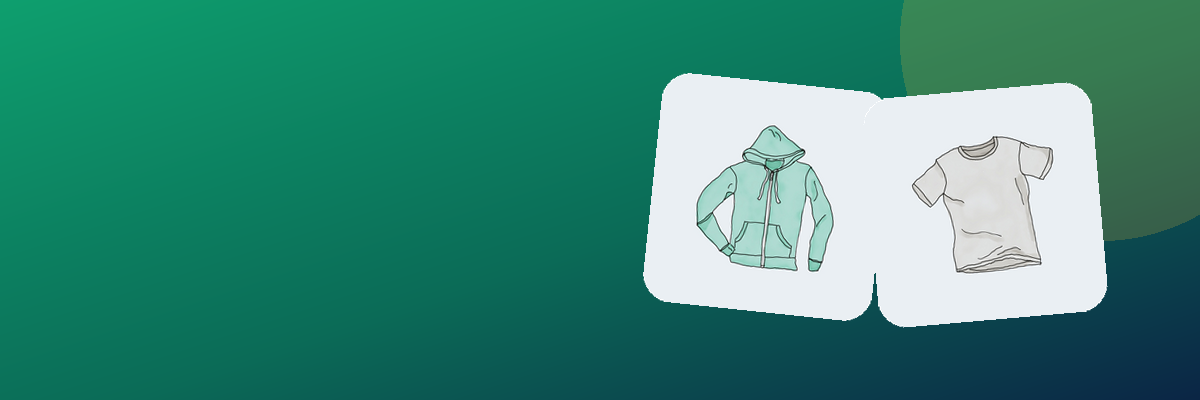
#> input picture scripts/medias/banniere_aicha.png, 1200 x 400 px, given in place of emoji_u1f3a7.png, which was not available
$ python medias_vendeurs.py
#> lines starting #> are read from the running program, lines starting #| are printed output that depends on the picture; after the words box and inside, x2 and y2 are one past the last pixel; in counts of white or black regions, pixels touching at a corner belong together
# Logos et bannières des boutiques de démonstration, images des catégories, dans le style de la charte BAYAM.
# Usage (depuis plateforme-locale) : python scripts/medias_vendeurs.py   puis installer.sh les importe (étape 4 quinquies).
# Émojis Noto et photos produits : bayam-project/bayam/charte/ (licences dans ce dossier).
import math
import pathlib

from PIL import Image, ImageDraw

ICI = pathlib.Path(__file__).resolve().parent
CHARTE = ICI.parents[1] / 'bayam-project' / 'bayam' / 'charte'
SORTIE = ICI / 'medias'
EMERAUDE, NUIT, SOLEIL, MENTHE = (14, 159, 110), (11, 37, 69), (255, 194, 51), (230, 247, 240)

# identifiant, nom, fond du logo, émoji du logo, visuels de la bannière (photo ou émoji)
BOUTIQUES = [
    ('aicha', 'Mode Aïcha', EMERAUDE, '1f457', ['hoodie-with-zipper-2.jpg', 'tshirt-2.jpg']),
    ('akwa', 'Accessoires Akwa', SOLEIL, '1f9e2', ['cap-2.jpg', 'sunglasses-2.jpg']),
    ('bonamoussadi', 'Musique Bonamoussadi', MENTHE, '1f3b5', ['emoji_u1f3b5.png', 'emoji_u1f5bc.png']),
]


def degrade(l, h):
    """Dégradé diagonal émeraude, vert profond puis nuit, comme les bannières de l'application."""
    etapes = [(0.0, EMERAUDE), (0.55, (11, 107, 87)), (1.0, NUIT)]
    img = Image.new('RGB', (l, h))
    px = img.load()
    for x in range(l):
        for y in range(h):
            t = (x / l + y / h) / 2
            for (t0, c0), (t1, c1) in zip(etapes, etapes[1:]):
                if t <= t1:
                    k = (t - t0) / (t1 - t0)
                    px[x, y] = tuple(round(a + (b - a) * k) for a, b in zip(c0, c1))
                    break
    return img


def emoji(code, taille):
#> called with code = '1f3a7', taille = 470
    return Image.open(CHARTE / 'sources' / f'emoji_u{code}.png').convert('RGBA').resize((taille, taille), Image.LANCZOS)
#> call 2 of emoji, with code = '1f3b6', taille = 430
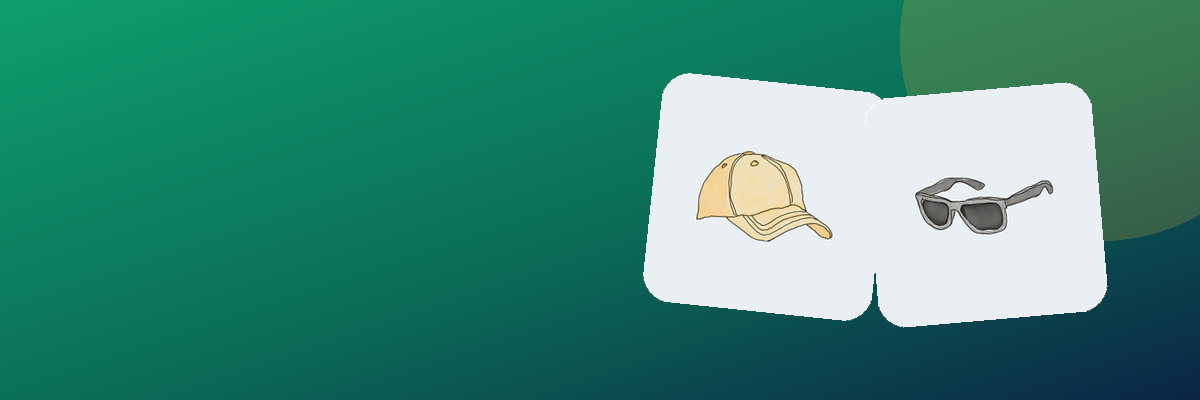
#> input picture scripts/medias/banniere_akwa.png, 1200 x 400 px, given in place of emoji_u1f3b6.png, which was not available
#> in emoji (call 2), `return Image.open(CHARTE / 'sources' / f'emoji_u{code}.png').convert('..`:
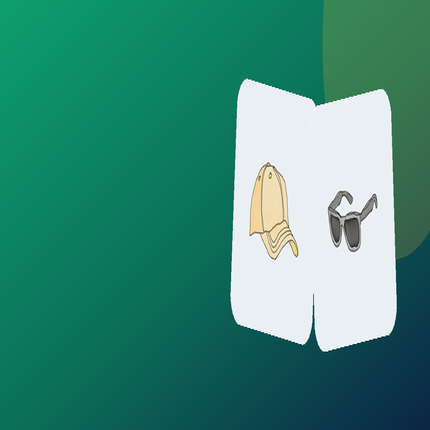
#> returned value: PIL image 430x430 RGBA; mean R, G, B, A 61.6, 138.4, 120, 255


def vignette(source, cote=230, angle=0):
    """Carte blanche arrondie portant une photo produit (ou un émoji sur fond menthe), légèrement inclinée."""
    carte = Image.new('RGBA', (cote, cote), (0, 0, 0, 0))
    masque = Image.new('L', (cote, cote), 0)
    ImageDraw.Draw(masque).rounded_rectangle((0, 0, cote - 1, cote - 1), radius=28, fill=255)
    if source.startswith('emoji_'):
        fond = Image.new('RGBA', (cote, cote), MENTHE + (255,))
        e = emoji(source[len('emoji_u'):-len('.png')], int(cote * 0.62))
        fond.alpha_composite(e, ((cote - e.width) // 2, (cote - e.height) // 2))
    else:
        fond = Image.open(CHARTE / 'sources' / source).convert('RGBA').resize((cote, cote), Image.LANCZOS)
    carte.paste(fond, (0, 0), masque)
    return carte.rotate(angle, resample=Image.BICUBIC, expand=True)


def logo(fond, code):
    img = Image.new('RGB', (400, 400), fond)
    e = emoji(code, 230)
    img.paste(e, (85, 85), e)
    return img


def banniere(visuels):
    """Bannière sans texte : l'application affiche déjà le nom et le logo de la boutique par-dessus et en dessous."""
    img = degrade(1200, 400).convert('RGBA')
    halo = Image.new('RGBA', img.size, (0, 0, 0, 0))
    ImageDraw.Draw(halo).ellipse((900, -160, 1300, 240), fill=SOLEIL + (46,))  # halo soleil, comme sur l'accueil
    img.alpha_composite(halo)
    for i, (source, angle, x, y) in enumerate(zip(visuels, (-6, 5), (640, 860), (70, 110))):
        v = vignette(source, angle=angle)
        img.alpha_composite(v, (x, y - 30 * i))
    return img.convert('RGB')


def images_categories():
    """Pictogrammes des catégories (ceux de l'accueil de l'application), posés sur un carré menthe pour le site et les vignettes."""
    for source in sorted((CHARTE / 'visuels' / 'app').glob('categorie_*.png')):
        fond = Image.new('RGBA', (400, 400), MENTHE + (255,))
        picto = Image.open(source).convert('RGBA').resize((240, 240), Image.LANCZOS)
        fond.alpha_composite(picto, (80, 80))
        fond.convert('RGB').save(SORTIE / source.name)


def fanion_cameroun(cote):
    """Fanion vert, rouge, jaune à l'étoile, sur sa baguette ; dessiné en quatre fois plus grand puis réduit (bords nets)."""
#> called with cote = 800
    c = cote * 4
#> c = 3200
    x0, x1, haut, bas = int(c * .2), int(c * .9), int(c * .27), int(c * .73)
#> x0 = 640; x1 = 2880; haut = 864; bas = 2336
    ombre = Image.new('L', (c, c), 0)
#> ombre: PIL image 3200x3200 L; every value is 0
    ImageDraw.Draw(ombre).polygon([(x0 + 40, haut + 60), (x0 + 40, bas + 60), (x1 + 40, (haut + bas) // 2 + 60)], fill=30)
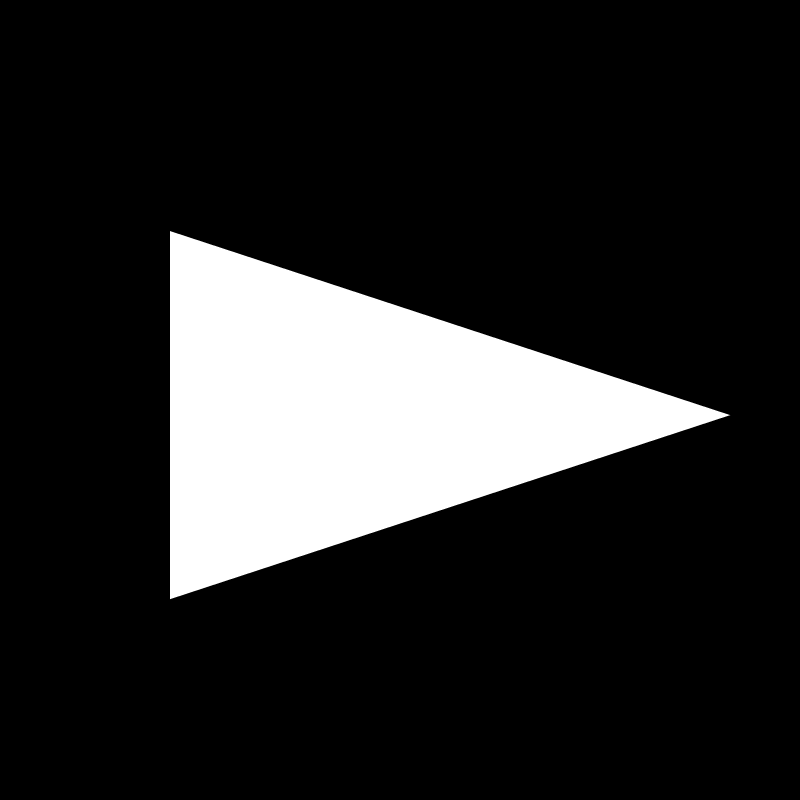
#> ombre: PIL image 3200x3200 L (shown at 1/4 size); values 0 (black) and 30 (white), 16.1% white; 1 white region, box (x1, y1, x2, y2) and area: (680, 924, 2921, 2397) 1650113
    img = Image.new('RGBA', (c, c), (0, 0, 0, 0))
#> img: PIL image 3200x3200 RGBA; every value is 0
    img.paste((11, 37, 69, 255), (0, 0), ombre)
    masque = Image.new('L', (c, c), 0)
    ImageDraw.Draw(masque).polygon([(x0, haut), (x0, bas), (x1, (haut + bas) // 2)], fill=255)
#> masque: PIL image 3200x3200 L; 16.1% white; 1 white region, box (x1, y1, x2, y2) and area: (640, 864, 2881, 2337) 1650113
    bandes = Image.new('RGBA', (c, c), (0, 0, 0, 0))
    db = ImageDraw.Draw(bandes)
    tiers = (x1 - x0) / 3
#> tiers = 746.7
    for i, couleur in enumerate([(0, 122, 94), (206, 17, 38), (252, 209, 22)]):
        db.rectangle((x0 + i * tiers, 0, x0 + (i + 1) * tiers, c), fill=couleur + (255,))
    img.paste(bandes, (0, 0), masque)
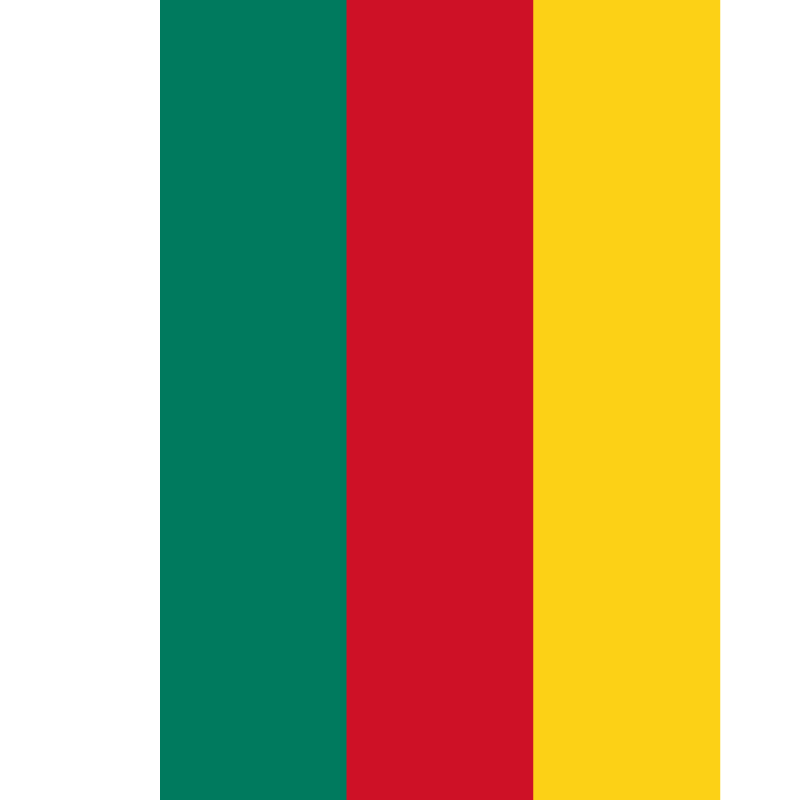
#> bandes: PIL image 3200x3200 RGBA (shown at 1/4 size); mean R, G, B, A 107, 81.3, 35.9, 178.6; transparent parts drawn white
    # Étoile jaune au centre de la bande rouge, comme sur le drapeau.
    cx, cy, r = x0 + 1.5 * tiers, (haut + bas) / 2, tiers * .32
#> cx = 1760; cy = 1600; r = 238.9
    points = [(cx + (r if j % 2 == 0 else r * .4) * math.sin(j * math.pi / 5), cy - (r if j % 2 == 0 else r * .4) * math.cos(j * math.pi / 5)) for j in range(10)]
#> points = [(1760, 1361.1), (1816.2, 1522.7), (1987.2, 1526.2), (1850.9, 1629.5), (1900.4, 1793.3), (1760, 1695.6), (1619.6, 1793.3), (1669.1, 1629.5), (1532.8, 1526.2), (1703.8, 1522.7)]
    d = ImageDraw.Draw(img)
    d.polygon(points, fill=(252, 209, 22, 255))
    d.rounded_rectangle((x0 - 70, haut - 160, x0 - 10, bas + 260), radius=30, fill=(140, 94, 60, 255))  # baguette
    return img.resize((cote, cote), Image.LANCZOS)
#> returned value: PIL image 800x800 RGBA


def images_produits():
    """Visuels des articles de musique et du fanion, sur le même fond gris clair que les photos du catalogue."""
    fond_catalogue = (234, 239, 243)
    for nom, motif in [('produit_album', emoji('1f3a7', 470)), ('produit_single', emoji('1f3b6', 430)), ('produit_fanion', fanion_cameroun(800))]:
        img = Image.new('RGBA', (800, 800), fond_catalogue + (255,))
#> img: PIL image 800x800 RGBA
        img.alpha_composite(motif, ((800 - motif.width) // 2, (800 - motif.height) // 2))
        img.convert('RGB').save(SORTIE / f'{nom}.png')


if __name__ == '__main__':
    SORTIE.mkdir(exist_ok=True)
    images_categories()
    images_produits()
    for ident, nom, fond, code, visuels in BOUTIQUES:
        logo(fond, code).save(SORTIE / f'logo_{ident}.png')
#> in logo, `img.paste(e, (85, 85), e)`:
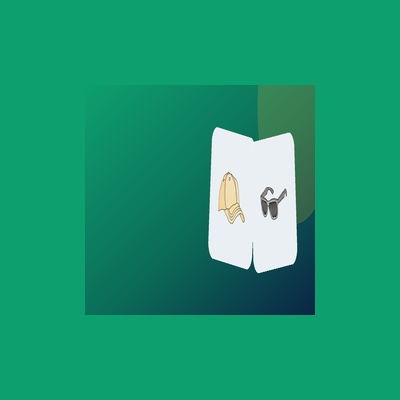
#> img: PIL image 400x400 RGB; mean R, G, B 29.7, 152.2, 113.3
        banniere(visuels).save(SORTIE / f'banniere_{ident}.png')
#> in degrade, `img = Image.new('RGB', (l, h))`: img: PIL image 1200x400 RGB; every value is 0
#> in banniere, `halo = Image.new('RGBA', img.size, (0, 0, 0, 0))`: halo: PIL image 1200x400 RGBA; every value is 0
#> in banniere, `ImageDraw.Draw(halo).ellipse((900, -160, 1300, 240), fill=SOLEIL + (46..`:
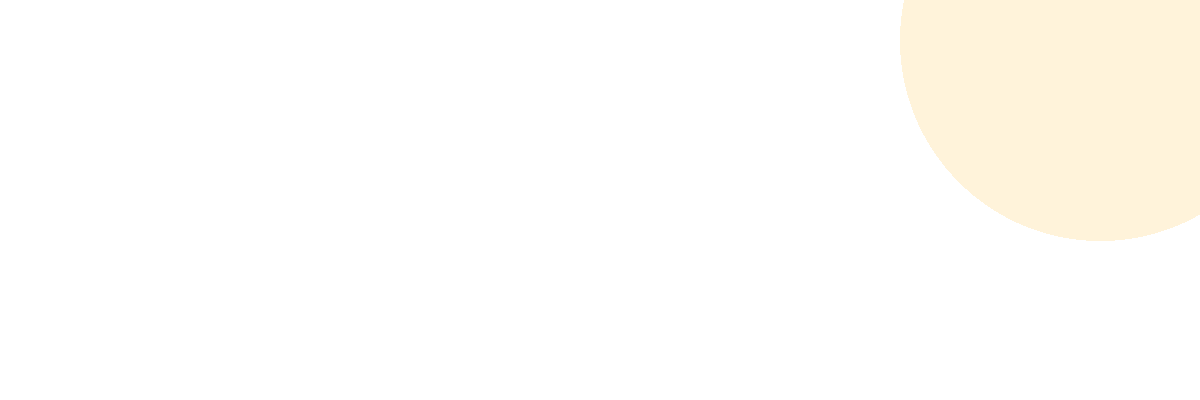
#> halo: PIL image 1200x400 RGBA; mean R, G, B, A 33.3, 25.4, 6.7, 6; transparent parts drawn white
#> in vignette, `carte = Image.new('RGBA', (cote, cote), (0, 0, 0, 0))`: carte: PIL image 230x230 RGBA; every value is 0
#> in vignette, `masque = Image.new('L', (cote, cote), 0)`: masque: PIL image 230x230 L; every value is 0
#> in vignette, `ImageDraw.Draw(masque).rounded_rectangle((0, 0, cote - 1, cote - 1), r..`:
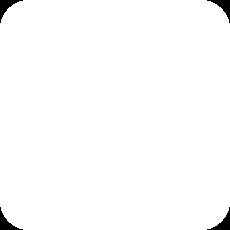
#> masque: PIL image 230x230 L; 98.7% white; 4 black regions, box (x1, y1, x2, y2) and area: (0, 0, 23, 23) 174, (207, 0, 230, 23) 174, (0, 207, 23, 230) 174, (207, 207, 230, 230) 174
#> (the run stopped early here; a loop or call above may not have finished)
